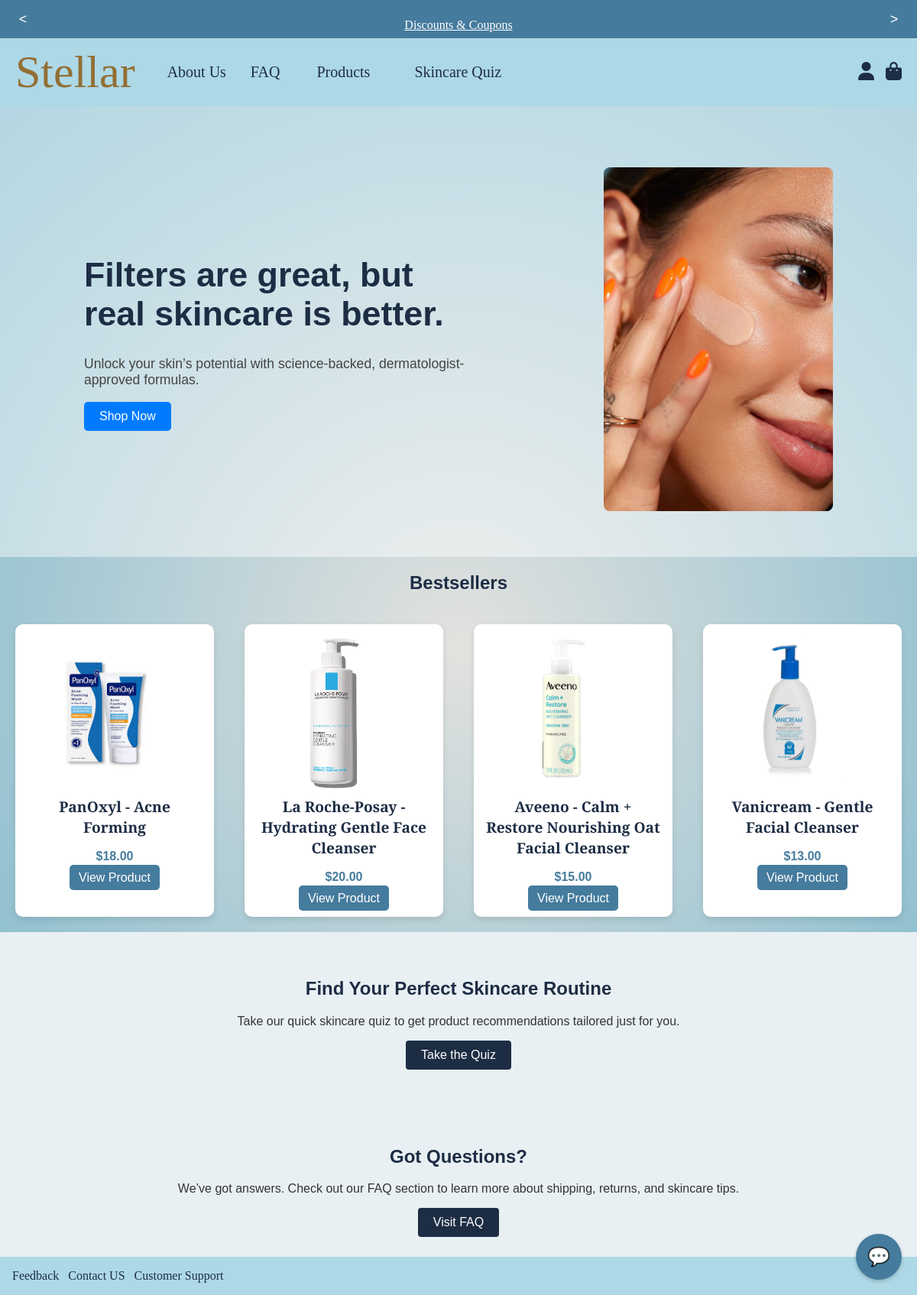
The page / on the database its author committed.
### tables this page shows
CREATE TABLE IF NOT EXISTS products (
    product_id INT AUTO_INCREMENT PRIMARY KEY,
    name VARCHAR(255) NOT NULL,
    category VARCHAR(100),
    price DECIMAL(10, 2) NOT NULL,
    description TEXT,
    image_url TEXT,
    stock INT NOT NULL DEFAULT 20
);

### index.php (the view, shortened to what this page needs)
<?php
include_once 'database.php';
$query_table_products = "SELECT product_id, name, category, price, description, image_url, stock FROM products";
$statement_products = $db->prepare($query_table_products);
$statement_products->execute();
$table_products = $statement_products->fetchAll(PDO::FETCH_ASSOC);
?>
<!DOCTYPE html>
<html lang="en">
<head>
    <link rel="stylesheet" href="main.css">
    <link rel="stylesheet" href="https://cdnjs.cloudflare.com/ajax/libs/font-awesome/6.4.2/css/all.min.css">
</head>
<body>
    <div class="rectangle-22">
        <div class="slideshow-container" id="slides">
            <div class="slide" onclick="showPopup('Get 30% off today with the code SAVE30 at checkout! Plus, receive a free 4-piece gift when you shop on first time of Stellar.com. This offer cannot be exchanged for cash or used as credit toward other products and is subject to change without notice. It cannot be combined with any other offers, and free items are eligible for returns or exchanges. Don’t miss out! Keep an eye on our site for 30% off every 3 weeks and other exclusive promotions coming your way!')">
                <span id="pipo">Discounts & Coupons</span>
            </div>
        </div>
        <div class="slideshow-nav">
            <button id="prev-slide">&lt;</button>
            <button id="next-slide">&gt;</button>
        </div>
    </div>
    <div class="header">
        <ul class="head">
            <li class="fix"><a href="index.php">Stellar</a></li>
            <li><a href="about.html">About Us</a></li>
            <li><a href="faq.html">FAQ</a></li>
            <li class="dropdown">
                <div class="dropdown">
                    <a href="products.php" class="drop">Products</a>
                </div>
            </li>
            <li><a href="form.html">&nbsp;&nbsp;Skincare Quiz</a></li>
        </ul>
        <div class="icons">
            <a href="Log/indi.html" class="icon"><i class="fas fa-user"></i></a>
            <a href="cart.php" class="icon"><i class="fas fa-shopping-bag"></i></a>
        </div>
    </div>
    <div class="hero" style="display: flex; align-items: center; justify-content: space-around; padding: 60px 20px; background: #ffffff70; flex-wrap: wrap;">
        <div class="hero-text" style="max-width: 500px;">
            <h1 style="font-size: 2.8em; color: #1d2d44;">Filters are great, but real skincare is better.</h1>
            <p style="font-size: 1.1em; color: #444;">Unlock your skin’s potential with science-backed, dermatologist-approved formulas.</p>
            <a href="products.php" style="background: #007bff; color: white; padding: 10px 20px; border-radius: 5px; text-decoration: none; display: inline-block;">Shop Now</a>
        </div>
        <img src="img/skincare1.jpeg" alt="Model skincare" style="width: 300px; border-radius: 8px; margin-top: 20px;">
    </div>
    <h2 class="section-title" style="text-align: center; color: #1d2d44;">Bestsellers</h2>
    <div class="product-grid" style="display: flex; justify-content: center; gap: 40px; padding: 20px; max-width: 1200px; margin: 0 auto; overflow-x: auto; white-space: nowrap;">
        <?php for ($i = 0; $i < min(4, count($table_products)); $i++): $product = $table_products[$i]; ?>
            <div class="product" style="width: 250px; background: white; border-radius: 10px; box-shadow: 0 4px 8px rgba(0,0,0,0.1); padding: 15px; text-align: center; display: inline-block; white-space: normal;">
                <img src="<?php echo htmlspecialchars($product['image_url']); ?>" alt="<?php echo htmlspecialchars($product['name']); ?>" style="width: 100%; height: auto; border-radius: 8px;">
                <div class="product-details">
                    <h3 style="font-family: 'Cormorant Garamond', serif; color: #1d2d44; font-size: 1.2em; margin: 10px 0 5px;">
                        <?php echo htmlspecialchars($product['name']); ?>
                    </h3>
                    <p style="color: #457b9d; font-weight: bold; margin-bottom: 10px;">
                        $<?php echo htmlspecialchars(number_format($product['price'], 2)); ?>
                    </p>
                    <a href="products.php" style="background: #457b9d; color: white; padding: 8px 12px; border-radius: 5px; text-decoration: none;">View Product</a>
                </div>
            </div>
        <?php endfor; ?>
    </div>
    <div class="quiz-section" style="background: #e9f0f4; padding: 40px 20px; text-align: center;">
        <h2 style="color: #1d2d44;">Find Your Perfect Skincare Routine</h2>
        <p>Take our quick skincare quiz to get product recommendations tailored just for you.</p>
        <a href="form.html" style="background: #1d2d44; color: white; padding: 10px 20px; border-radius: 4px; text-decoration: none; display: inline-block;">Take the Quiz</a>
    </div>
    <div class="faq-section" style="background: #e9f0f4; padding: 40px 20px; text-align: center;">
        <h2 style="color: #1d2d44;">Got Questions?</h2>
        <p>We’ve got answers. Check out our FAQ section to learn more about shipping, returns, and skincare tips.</p>
        <a href="faq.html" style="background: #1d2d44; color: white; padding: 10px 20px; border-radius: 4px; text-decoration: none; display: inline-block;">Visit FAQ</a>
    </div>
    <br>
    <br>
    <footer class="footer">
        <span>Feedback</span>&nbsp;&nbsp;
        <span>Contact US</span>&nbsp;&nbsp;
        <span>Customer Support</span>
    </footer>
</body>
</html>

### main.css (style rules this page uses)
body, html { margin: 0; padding: 0; }
body { background: radial-gradient(circle, rgb(227, 226, 223) 0%, rgb(107, 177, 201) 100%); }
.header { display: flex; justify-content: space-between; align-items: center; font-family: "Cormorant Garamond"; background: lightblue; padding: 10px 20px; }
.header .fix { font-family: "Cormorant Garamond"; font-size: 50px; color: #926f34 !important; margin-right: 30px; }
.fix a { text-decoration: none; color: #926f34 !important; font-size: 60px !important; }
.head { padding: 0; margin: 0; list-style: none; display: flex; align-items: center; justify-content: center; }
.head li { margin-right: 20px; display: inline; }
.head a { text-decoration: none; color: #1d2d44; font-size: 20px; margin-right: 12px; }
.dropdown { position: relative; display: inline-block; }
.drop { font-size: 20px; border: none; outline: none; color: #1d2d44; padding: 14px 16px; background-color: inherit; margin: 0; font-weight: bold; font-family: "Cormorant Garamond", serif; cursor: pointer; text-decoration: none; display: inline-block; }
.footer { background: lightblue; color: #1d2d44; text-align: center; padding: 1rem; position: fixed; bottom: 0; left: 0; width: 100%; text-align: left; }
.rectangle-22 { background: #457b9d; height: 50px; position: relative; overflow: hidden; white-space: nowrap; }
.rectangle-22 { background: #457b9d; height: 50px; position: relative; }
.slideshow-container { display: flex; width: auto; transition: transform 0.5s ease-in-out; height: 100%; }
.slide { flex-shrink: 0; width: 100%; height: 100%; text-align: center; line-height: 50px; color: white; cursor: pointer; margin-top: 8px; }
.slideshow-nav { position: absolute; top: 50%; left: 0; width: 100%; display: flex; justify-content: space-between; align-items: center; transform: translateY(-50%); padding: 0 10px; box-sizing: border-box; }
.slideshow-nav button { background: none; color: white; border: none; padding: 10px 20px; cursor: pointer; font-size: 18px; width: 40px; height: 40px; display: flex; align-items: center; justify-content: center; }
.icons { display: flex; align-items: center; }
.icon { color: #1d2d44; font-size: 24px; margin-left: 15px; text-decoration: none; cursor: pointer; }
.icon i { font-size: 24px; }
.icon .fa-user::before { content: "\f007"; }
#pipo { text-decoration: underline; cursor: pointer; }
.product img { width: 100%; max-width: 200px; height: auto; display:block; margin: 0; }
a.drop { font-weight: normal; }

### index.php (style rules this page uses)
#pipo { font-family: 'Cormorant Garamond', serif; font-size: 1em; }
.footer { font-family: 'Cormorant Garamond', serif; }
a.drop { font-weight: normal !important; }

### rows shown on the page
products: image_url (picture), name "PanOxyl - Acne Forming", price "18.00"
products: image_url (picture), name "La Roche-Posay - Hydrating Gentle Face Cleanser", price "20.00"
products: image_url (picture), name "Aveeno - Calm + Restore Nourishing Oat Facial Cleanser", price "15.00"
products: image_url (picture), name "Vanicream - Gentle Facial Cleanser", price "13.00"
